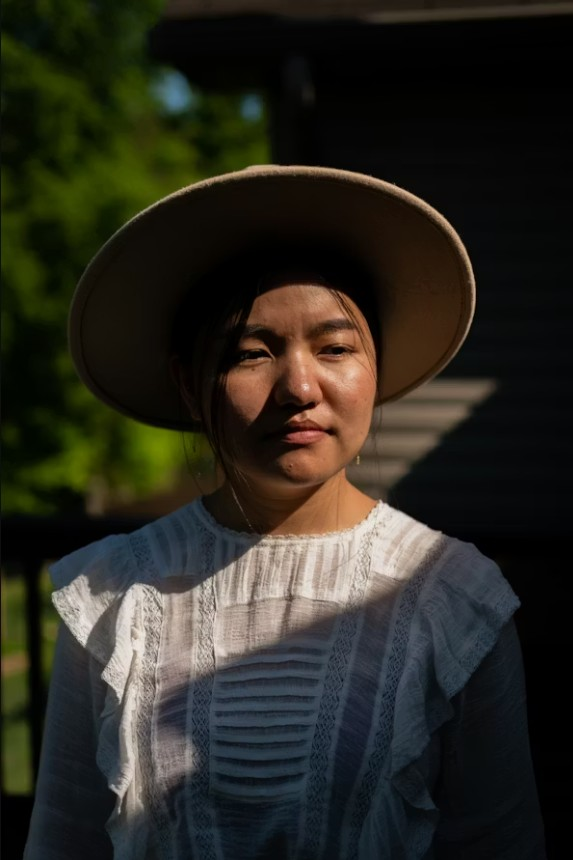
#> input picture modulos/reconhecimento_facial/Candidatos/FotoChapeu01.jpg, 573 x 860 px; its folder holds only this picture in this run
$ python datacotas_mvp.py
#> lines starting #> are read from the running program, lines starting #| are printed output that depends on the picture
import cv2
import numpy as np
import matplotlib.pyplot as plt
from sklearn.cluster import KMeans
from skimage import color
import math
import os
import glob
import csv

# ==========================================
# 1. ESCALA MONK CONTÍNUA (91 TONS)
# ==========================================
MONK_SCALE_HEX_ORIGINAL = [
    "#f6ede4", "#f3e7db", "#f7ead0", "#eadaba", "#d7bd96",
    "#a07e56", "#825c43", "#604134", "#3a312a", "#292420"
]

def hex_to_rgb(hex_color):
    """Converte cor hexadecimal para RGB."""
    hex_color = hex_color.lstrip('#')
    return np.array([int(hex_color[i:i+2], 16) for i in (0, 2, 4)])

def rgb_to_hex(rgb):
    """Converte cor RGB para hexadecimal, sanitizando valores."""
    r, g, b = np.clip(rgb, 0, 255)
    return '#{:02x}{:02x}{:02x}'.format(int(r), int(g), int(b))

# Gera tons intermediários por interpolação linear (passo 0.1 entre os âncoras).
EXTENDED_MONK_HEX = []
EXTENDED_MONK_TEXT = []
EXTENDED_MONK_RGB = []

# Interpola entre cada par de âncoras da escala original.
for i in range(len(MONK_SCALE_HEX_ORIGINAL) - 1):
    c1 = hex_to_rgb(MONK_SCALE_HEX_ORIGINAL[i])
    c2 = hex_to_rgb(MONK_SCALE_HEX_ORIGINAL[i+1])

    # Cria 10 passos entre um tom e outro (ex.: 6.0, 6.1, ..., 6.9).
    for step in range(10):
        fraction = step / 10.0
        c_inter = c1 * (1.0 - fraction) + c2 * fraction

        EXTENDED_MONK_RGB.append(c_inter)
        EXTENDED_MONK_HEX.append(rgb_to_hex(c_inter))

        score_value = (i + 1) + fraction
        EXTENDED_MONK_TEXT.append(f"MST {score_value:.1f}")

# Inclui o último tom âncora explicitamente (MST 10.0).
ultimo_tom = hex_to_rgb(MONK_SCALE_HEX_ORIGINAL[-1])
EXTENDED_MONK_RGB.append(ultimo_tom)
EXTENDED_MONK_HEX.append(rgb_to_hex(ultimo_tom))
EXTENDED_MONK_TEXT.append("MST 10.0")

# Pré-computa em CIELAB (espaço mais adequado para distância perceptual).
EXTENDED_MONK_LAB = [color.rgb2lab(np.uint8([[rgb]]))[0][0] for rgb in EXTENDED_MONK_RGB]

# ==========================================
# 2. FUNÇÕES DE PROCESSAMENTO E COLORIMETRIA
# ==========================================
def get_skin_color_smart(image, k=5):
    """Extrai um tom de pele base via K-Means.

    Seleciona o 2º cluster mais claro (em L* do LAB) para reduzir impacto de
    highlight estourado e de sombras/barba.
    """
    img_small = cv2.resize(image, (64, 64))
    pixels = img_small.reshape((-1, 3))

    kmeans = KMeans(n_clusters=k, random_state=42, n_init=10)
    kmeans.fit(pixels)
    colors_rgb = kmeans.cluster_centers_.astype(int)

    colors_lab = [color.rgb2lab(np.uint8([[rgb]]))[0][0] for rgb in colors_rgb]

    luminance_rgb_pairs = []
    for i in range(k):
        lum = colors_lab[i][0]
        rgb = colors_rgb[i]
        luminance_rgb_pairs.append((lum, rgb))

    # 2º mais claro: equilíbrio entre superexposição e regiões escuras.
    luminance_rgb_pairs.sort(key=lambda x: x[0], reverse=True)
    return luminance_rgb_pairs[1][1]

def calculate_lab_distance(color1_lab, color2_lab):
    """Distância euclidiana em CIELAB."""
    return math.sqrt(sum((c1 - c2) ** 2 for c1, c2 in zip(color1_lab, color2_lab)))

def match_monk_scale(dominant_rgb):
    dominant_lab = color.rgb2lab(np.uint8([[dominant_rgb]]))[0][0]

    distances = []
    for i, monk_lab in enumerate(EXTENDED_MONK_LAB):
        dist = calculate_lab_distance(dominant_lab, monk_lab)
        distances.append((dist, i))

    distances.sort()
    best_match_idx = distances[0][1]

    return EXTENDED_MONK_TEXT[best_match_idx], EXTENDED_MONK_HEX[best_match_idx], dominant_lab

# ==========================================
# 3. PIPELINE DE IMAGEM
# ==========================================
def process_image(image_path):
    img = cv2.imread(image_path)
#> img is the input picture: shape (860, 573, 3); mean B, G, R 32.1, 40.7, 42.3
    if img is None: return None

    img_rgb = cv2.cvtColor(img, cv2.COLOR_BGR2RGB)
    gray = cv2.cvtColor(img_rgb, cv2.COLOR_RGB2GRAY)
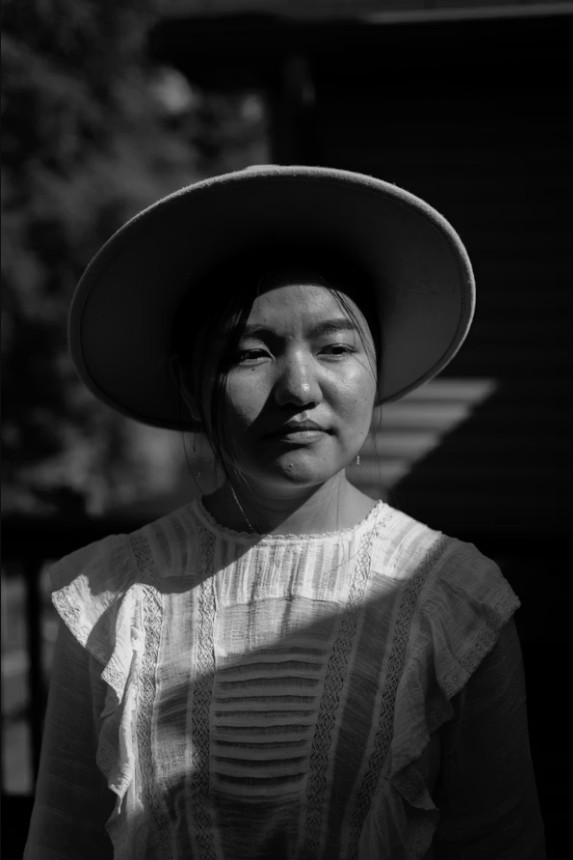
#> gray: shape (860, 573); min 0, max 235, mean 40.2

    cascade_path = cv2.data.haarcascades + 'haarcascade_frontalface_default.xml'
    face_cascade = cv2.CascadeClassifier(cascade_path)

    faces = face_cascade.detectMultiScale(gray, scaleFactor=1.1, minNeighbors=6, minSize=(100, 100))
#> faces = [[203, 273, 192, 192]]
    if len(faces) == 0:
        print(f"Nenhum rosto detectado: {os.path.basename(image_path)}")
        return None

    largest_face = max(faces, key=lambda rect: rect[2] * rect[3])
#> largest_face = [203, 273, 192, 192]
    x, y, box_w, box_h = largest_face
#> x = 203; y = 273; box_w = 192; box_h = 192

    # ROI nas bochechas baseada em frações do bounding box do rosto.
    cheek_l_x = x + int(box_w * 0.15)
#> cheek_l_x = 231
    cheek_l_y = y + int(box_h * 0.45)
#> cheek_l_y = 359
    cheek_w = int(box_w * 0.25)
#> cheek_w = 48
    cheek_h = int(box_h * 0.25)
#> cheek_h = 48

    cheek_r_x = x + int(box_w * 0.60)
#> cheek_r_x = 318
    cheek_r_y = cheek_l_y
#> cheek_r_y = 359

    roi_left = img_rgb[cheek_l_y:cheek_l_y+cheek_h, cheek_l_x:cheek_l_x+cheek_w]
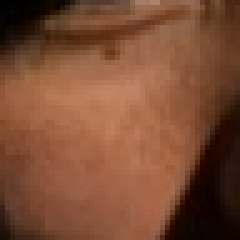
#> roi_left: shape (48, 48, 3) (shown 5 times larger); mean R, G, B 123.6, 76.3, 52.4
    roi_right = img_rgb[cheek_r_y:cheek_r_y+cheek_h, cheek_r_x:cheek_r_x+cheek_w]
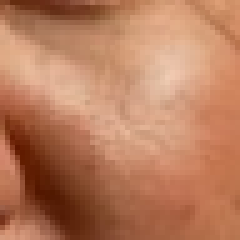
#> roi_right: shape (48, 48, 3) (shown 5 times larger); mean R, G, B 184.7, 124.6, 93.4

    if roi_left.size == 0 or roi_right.size == 0: return None

    face_roi_combined = np.hstack((roi_left, roi_right))
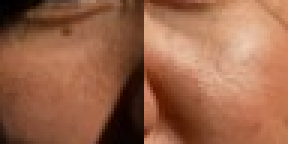
#> face_roi_combined: shape (48, 96, 3) (shown 3 times larger); mean R, G, B 154.1, 100.4, 72.9

    dominant_rgb = get_skin_color_smart(face_roi_combined)
#> in get_skin_color_smart, `img_small = cv2.resize(image, (64, 64))`:
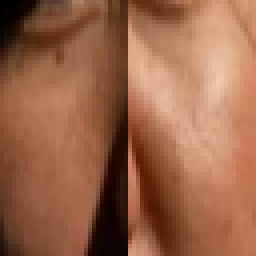
#> img_small: shape (64, 64, 3) (shown 4 times larger); mean R, G, B 154, 100.3, 72.8
#> dominant_rgb = [188, 122, 89]
    hex_dominant = '#%02x%02x%02x' % tuple(dominant_rgb)
#> hex_dominant = '#bc7a59'

    # Matching na escala MST por menor distância em CIELAB.
    monk_text, monk_hex, dominant_lab = match_monk_scale(dominant_rgb)
#> in match_monk_scale, `dominant_lab = color.rgb2lab(np.uint8([[dominant_rgb]]))[0][0]`: dominant_lab = [57.4, 22.17, 28.62]
#> the loop in match_monk_scale, `for i, monk_lab in enumerate(EXTENDED_MONK_LAB):` made 91 passes
#> dist on passes 1 to 12: 48.16, 47.89, 47.47, 47.29, 47.02, 46.85, 46.42, 46.15, 45.98, 45.55, 45.55, 45.22
#> after the loop in match_monk_scale, `for i, monk_lab in enumerate(EXTENDED_MONK_LAB):`: distances = 91 pairs, first value 14.34 to 53.74, second value 0 to 90
#> in match_monk_scale, `best_match_idx = distances[0][1]`: best_match_idx = 51
#> monk_text = 'MST 6.1'; monk_hex = '#9d7a54'; dominant_lab = [57.4, 22.17, 28.62]

    # Visualização (inspeção manual / debug)
    plt.style.use('dark_background')
    fig = plt.figure(figsize=(12, 7))
    fig.suptitle(f'DataCotas - Análise: {os.path.basename(image_path)}', fontsize=16, fontweight='bold')

    ax1 = fig.add_subplot(1, 4, 1)
    img_plot = img_rgb.copy()
    cv2.rectangle(img_plot, (cheek_l_x, cheek_l_y), (cheek_l_x+cheek_w, cheek_l_y+cheek_h), (0, 255, 0), 3)
    cv2.rectangle(img_plot, (cheek_r_x, cheek_r_y), (cheek_r_x+cheek_w, cheek_r_y+cheek_h), (0, 255, 0), 3)
    ax1.imshow(img_plot)
    ax1.axis('off')
    ax1.set_title("Captura (Bochechas)")

    ax2 = fig.add_subplot(1, 4, 2)
    ax2.imshow(face_roi_combined)
    ax2.axis('off')
    ax2.set_title("Área Combinada")

    ax3 = fig.add_subplot(1, 4, 3)
    dom_color_img = np.zeros((100, 100, 3), dtype=np.uint8)
    dom_color_img[:] = dominant_rgb
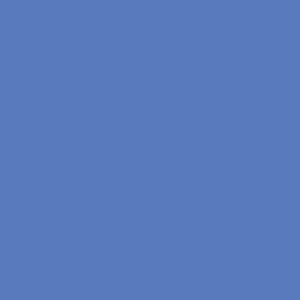
#> dom_color_img: shape (100, 100, 3) (shown 3 times larger); mean of channels 0, 1, 2 188, 122, 89; drawn as B, G, R
    ax3.imshow(dom_color_img)
    ax3.axis('off')
    ax3.set_title(f"Cor Extraída\n{hex_dominant}")

    ax4 = fig.add_subplot(1, 4, 4)
    monk_color_img = np.zeros((100, 100, 3), dtype=np.uint8)
    monk_color_img[:] = [int(monk_hex.lstrip('#')[i:i+2], 16) for i in (0, 2, 4)]
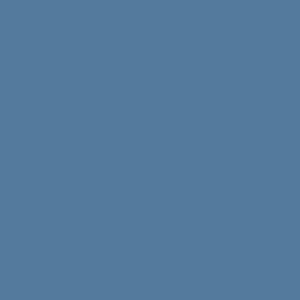
#> monk_color_img: shape (100, 100, 3) (shown 3 times larger); mean of channels 0, 1, 2 157, 122, 84; drawn as B, G, R
    ax4.imshow(monk_color_img)
    ax4.axis('off')
    ax4.set_title(f"Score Phenotípico:\n{monk_text}\n({monk_hex})")

    lab_text = f"Valores LAB: L*={dominant_lab[0]:.1f}, a*={dominant_lab[1]:.1f}, b*={dominant_lab[2]:.1f}"
#> lab_text = 'Valores LAB: L*=57.4, a*=22.2, b*=28.6'
    plt.figtext(0.5, 0.05, lab_text, ha="center", fontsize=11, bbox={"facecolor":"#444", "alpha":0.7, "pad":5})

    plt.tight_layout(rect=[0, 0.1, 1, 0.95])
    plt.show()

    return {
        'Candidato': os.path.basename(image_path),
        'Cor_Extraida_HEX': hex_dominant,
        'Monk_Score': monk_text,
        'Monk_HEX': monk_hex,
        'LAB_L': round(dominant_lab[0], 2),
        'LAB_a': round(dominant_lab[1], 2),
        'LAB_b': round(dominant_lab[2], 2)
    }

# ==========================================
# EXECUÇÃO EM LOTE
# ==========================================
if __name__ == "__main__":
    pasta_candidatos = "candidatos"
    ficheiro_csv = "relatorio_banca.csv"

    if not os.path.exists(pasta_candidatos):
        print(f"Erro: A pasta '{pasta_candidatos}' não foi encontrada.")
    else:
        extensoes = ('*.jpg', '*.jpeg', '*.png', '*.JPG', '*.JPEG', '*.PNG')
        fotos = []
        for ext in extensoes:
            fotos.extend(glob.glob(os.path.join(pasta_candidatos, ext)))

        if not fotos:
            print(f"Nenhuma imagem encontrada na pasta '{pasta_candidatos}'.")
        else:
            print(f"Iniciando análise de {len(fotos)} candidatos na fila...")
            print("Dica: Feche a janela do gráfico para visualizar o próximo candidato.\n")
            resultados = []
            for caminho_da_foto in fotos:
                print(f"[Processando] -> {os.path.basename(caminho_da_foto)}")
                dados = process_image(caminho_da_foto)
#> dados = {'Candidato': 'FotoChapeu01.jpg', 'Cor_Extraida_HEX': '#bc7a59', 'Monk_Score': 'MST 6.1', 'Monk_HEX': '#9d7a54', 'LAB_L': 57.4, 'LAB_a': 22.17, 'LAB_b': 28.62}
                if dados: resultados.append(dados)

            if resultados:
                colunas = ['Candidato', 'Cor_Extraida_HEX', 'Monk_Score', 'Monk_HEX', 'LAB_L', 'LAB_a', 'LAB_b']
                try:
                    with open(ficheiro_csv, mode='w', newline='', encoding='utf-8') as f:
                        writer = csv.DictWriter(f, fieldnames=colunas)
                        writer.writeheader()
                        writer.writerows(resultados)
                    print(f"\nSucesso! Relatório salvo em: '{ficheiro_csv}'")
                except Exception as e: print(f"\nErro CSV: {e}")
